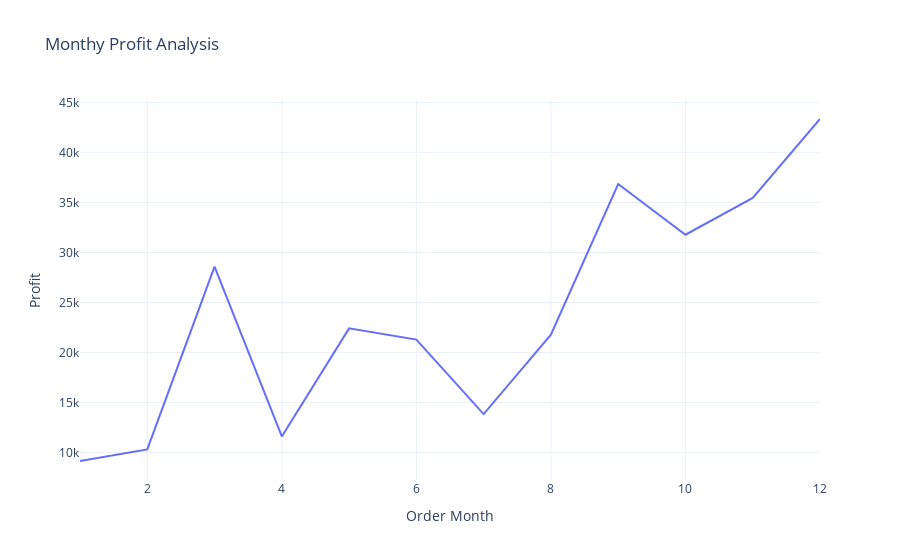

The cell this chart's notebook holds for it:
### Markdown cell above
# Monthly Profit Analysis

### Code cell
profit_by_month = data.groupby('Order Month')['Profit'].sum().reset_index()
fig = px.line(profit_by_month,
             x='Order Month',
             y='Profit',
             title='Monthy Profit Analysis')
fig.show()

### Figure 1 — Plotly figure (JSON) as saved in the notebook; plotly's stock layout.template omitted (floating-point values rounded to 4 significant figures)
{"data": [{"hovertemplate": "Order Month=%{x}<br>Profit=%{y}<extra></extra>", "legendgroup": "", "line": {"color": "#636efa", "dash": "solid"}, "marker": {"symbol": "circle"}, "mode": "lines", "name": "", "orientation": "v", "showlegend": false, "type": "scatter", "x": [1, 2, 3, 4, 5, 6, 7, 8, 9, 10, 11, 12], "xaxis": "x", "y": [9134.0, 10290.0, 28590.0, 11590.0, 22410.0, 21290.0, 13830.0, 21780.0, 36860.0, 31780.0, 35470.0, 43370.0], "yaxis": "y"}], "layout": {"legend": {"tracegroupgap": 0}, "title": {"text": "Monthy Profit Analysis"}, "xaxis": {"anchor": "y", "domain": [0, 1], "title": {"text": "Order Month"}}, "yaxis": {"anchor": "x", "domain": [0, 1], "title": {"text": "Profit"}}}}
